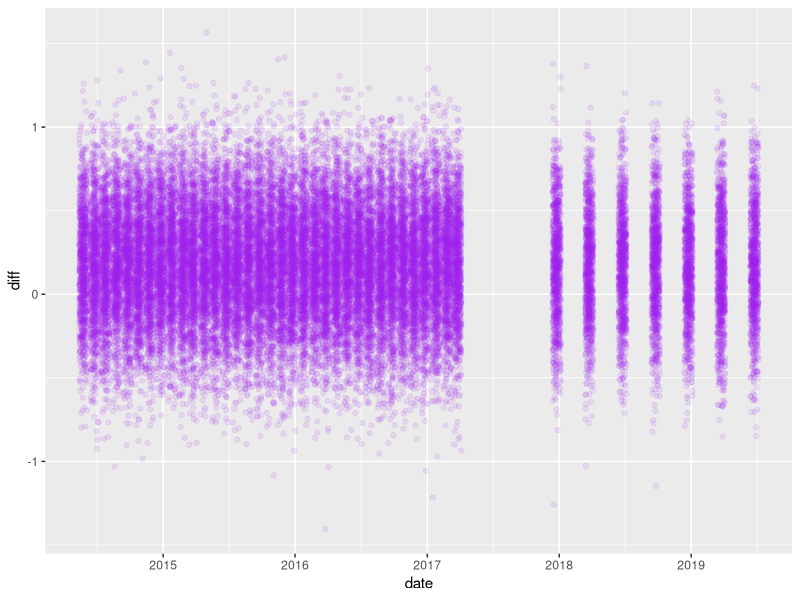
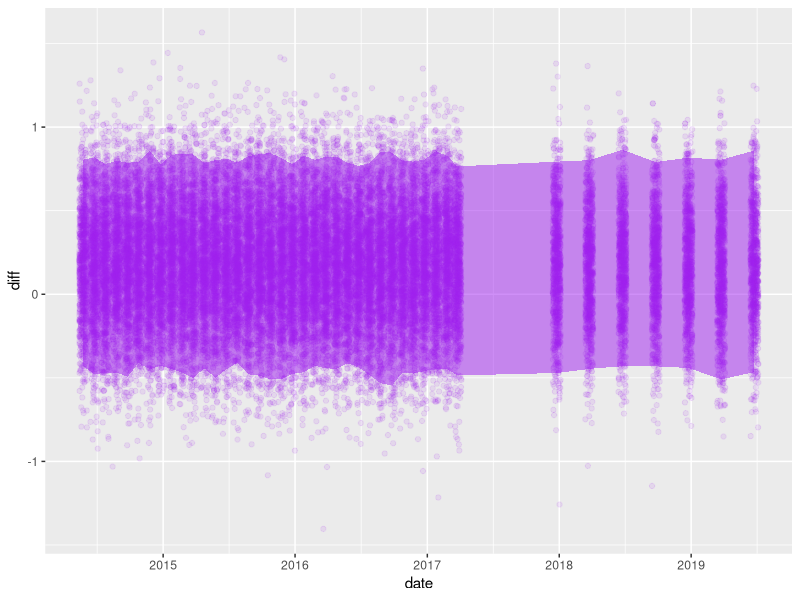
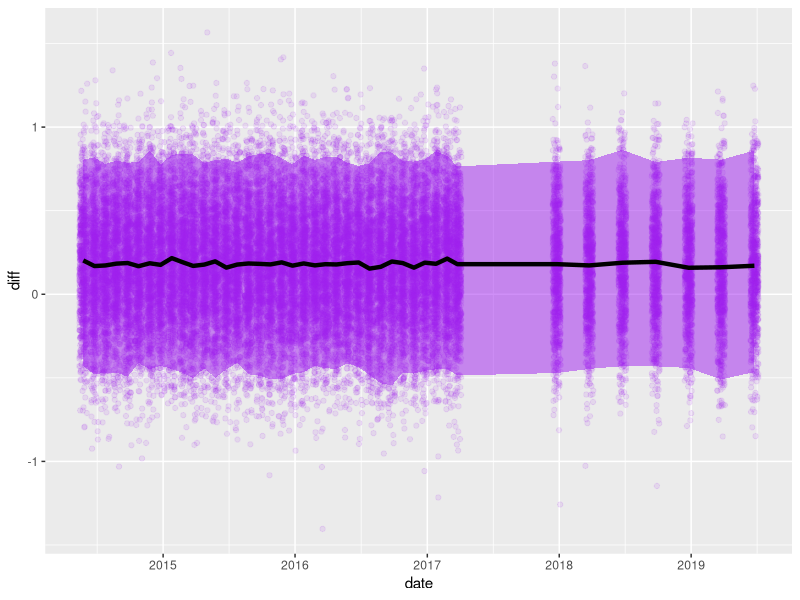
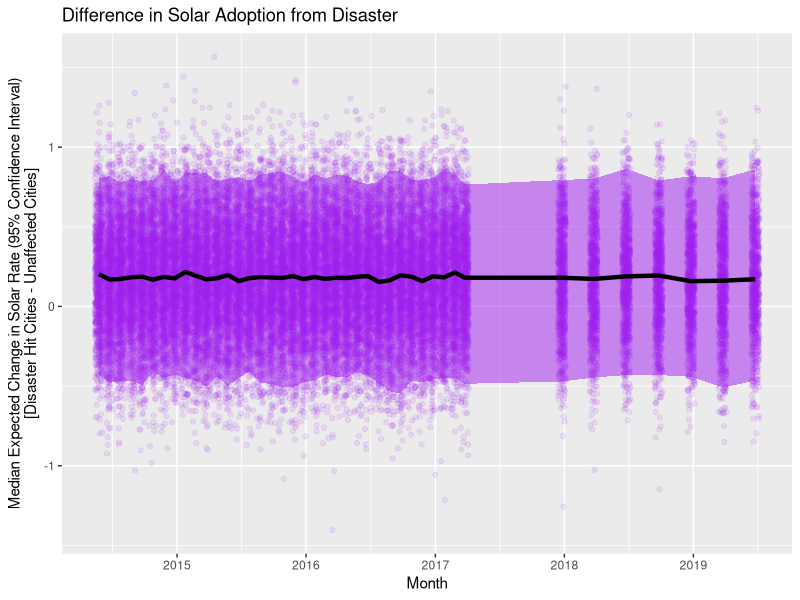
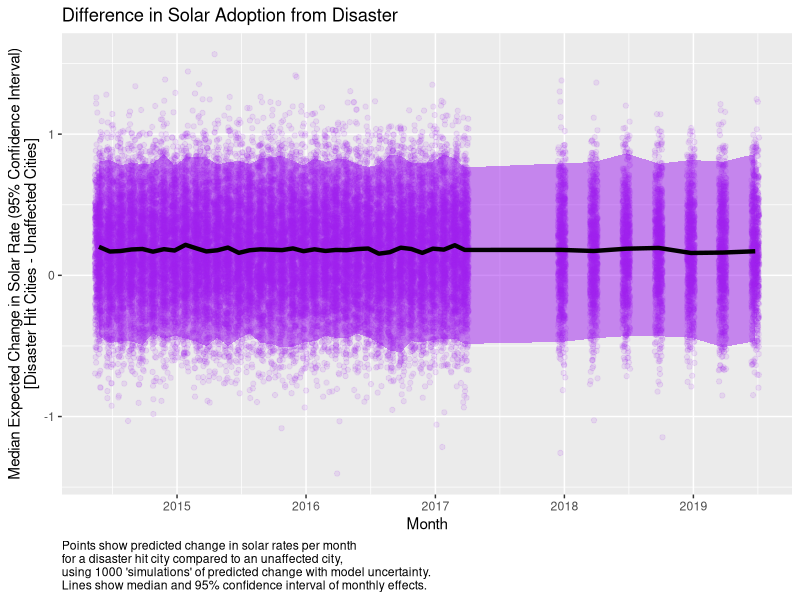
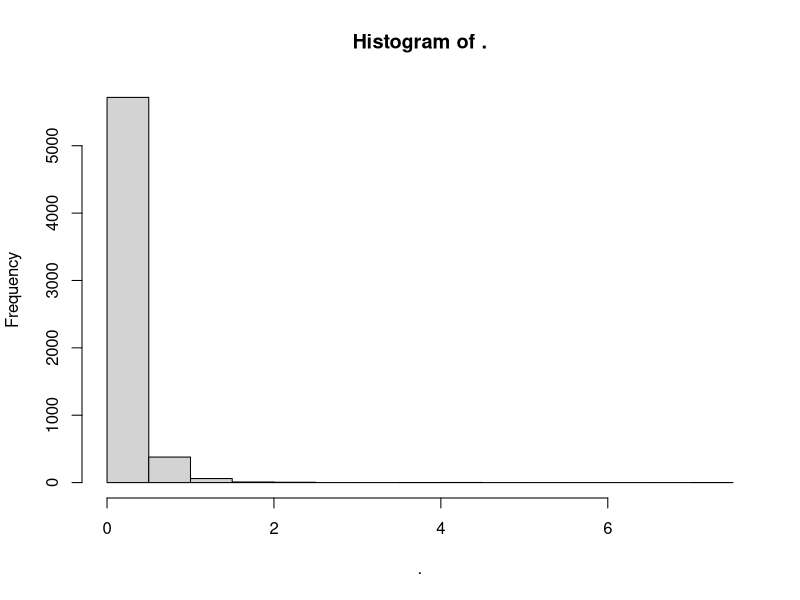
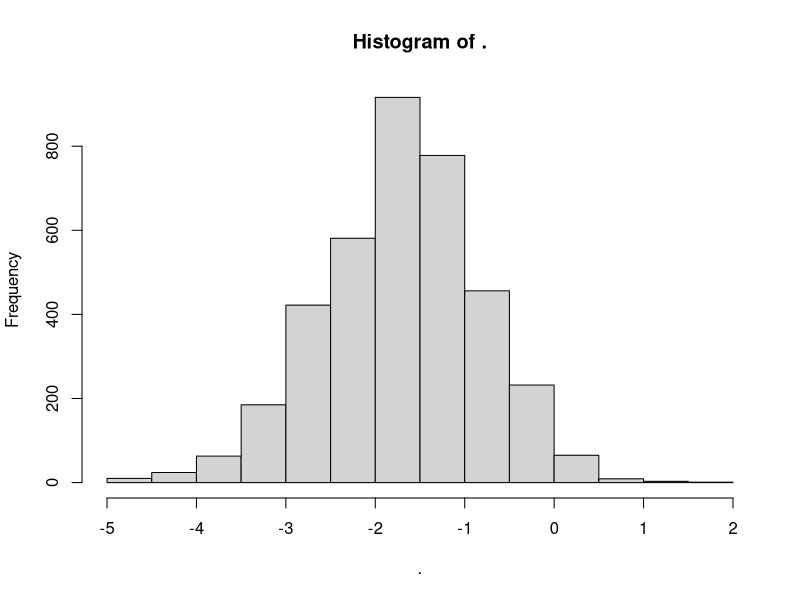
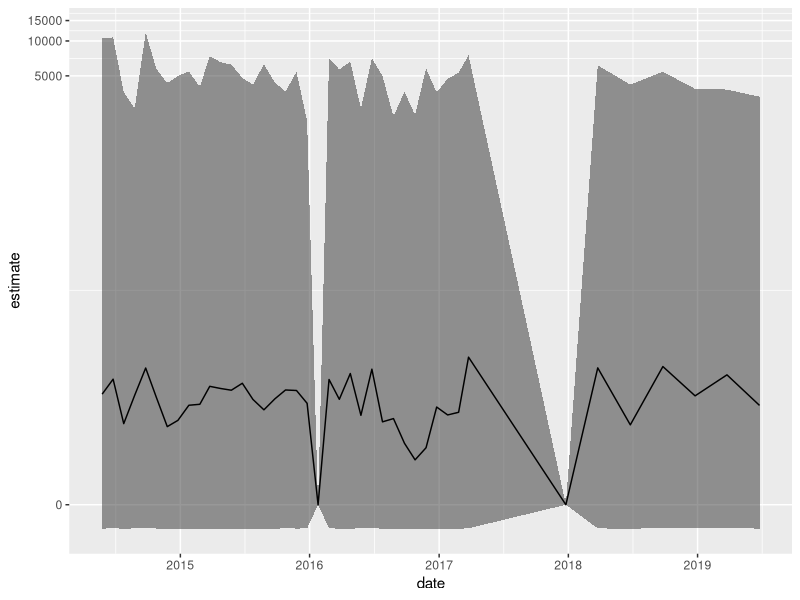

These figures' R source, in order:
# 9C: Data Visualization III
# Topic: Extended Techniques for Temporal Data Visualization and Analysis
# Rates, Logging, Predictions, and More (Regression)
# Prof. Fraser

# So, we know how to query and visualize tables from our databases.
# But with big data, that's SO MUCH DATA!
# How do we summarize that information into single actionable numbers?


# For a good intro to regression, see this tutorial:
# https://moderndive.com/5-regression.html


# 0. Import Data ########################################

# Let's use some data on Japanese solar power to investigate.

# In this workshop, we’ll use the data.frame jp, 
# which is a matched sample of 43 monthly observations 
# on 147 Japanese municipalities,
# where some experienced disaster deaths or damage
# from the 2011 tsunami and earthquake (disaster == 1), 
# while others did not (disaster == 0). 
# This creates a total dataset of 6,321 city-month observations.

# Load packages
library(dplyr) # for data-wrangling
library(readr) # for reading in data
library(ggplot2) # for visualization
library(tidyr) # for drop-na
library(broom) # for regression model helpers

# Let's get a dataset that can help us evaluate path dependence.

# Save this solar dataset as an object in my environment
jp = read_csv("data/jp_solar.csv") %>%
  select(muni_code, date, year, solar_rate, disaster, pop) %>%
  # Remove outlier
  filter(date != "2017-09-25") %>%
  # Must order by city and time
  arrange(muni_code, date)


# In this dataset, each row is a city-month!

# View first 3 rows of dataset
jp %>% head(3)

# In this dataset, our variables mean:
#  
# - solar_rate: rate of new rooftop solar units 
#               adopted in that city that month, 
#               normalized per 1000 residents.
# - disaster: dichotomous variable indicating 
#             whether city experienced disaster deaths or damage 
#             from the 2011 tsunami and earthquake (disaster == 1),
#             or did not (disaster == 0).
# - pop: population from city’s most recent 5-year census tally.



# 1. Quantities of Interest ######################################

# In previous exercises, we learned to get beta coefficients (slopes)
# from linear models with lm()

# But Gary King et al. (2000) tells us that beta coefficients 
# often are not a great indicator.
# If our predictors are correlated, their standard errors vary widely.
# If our model error is correlated, their standard errors vary widely.
# Not good! 
# Good news: model predictions don't have these same problems.
# We're going to learn how to calculate ANY QUANTITY OF INTEREST WE WANT
# using model predictions instead.

# Let's do a primarily temporal analysis.
# We'll evaluate, how much does the rate of solar per 1000 residents vary,
# given whether your city was hit by the 2011 disaster or not (disaster),
# and given any date-specific fixed effects (factor(date))
m = jp %>%
  lm(formula = solar_rate ~ disaster + factor(date) )
# View it
m
# Lots of beta coefficients! Can we get a prediction instead?


# 2. Prediction ###########################

## 2.1 Predictions with Confidence Intervals ###############################

# Such models are powerful, but hard to interpret.
# Best strategy is NOT to interpret the beta coefficients, but the predictions.


# We need to make a 'frame' of newdata, then feed to our model for prediction.

# Simple example - What's the predicted solar rate in a city in the earliest date available (2014-05-25)?
# looking at those hit and not hit by disaster?

# We can do this two ways.

# We can manually make a tibble of the predictor data - keeping the same names and formats...
stat = tibble(
  date = "2014-05-25",
  disaster = c(0,1)
) %>%
  # And make a prediction, piping . (the prior table) into newdata
  mutate(yhat = predict(m, newdata = .))
# View it
stat

# Or we can make it automatically with data wrangling...
stat = jp %>%
  # Make a data.frame with as many rows as there are min(date) and unique(disaster)
  reframe(date = min(date), disaster = unique(disaster)) %>%
  # And make a prediction, piping . (the prior table) into newdata
  mutate(yhat = predict(m, newdata = .))
# View it 
stat



# Can we get error?
stat = stat %>%
  # Add sigma, the residual standard error, in units of the outcome - solar units per 1000 residents
  mutate(sigma = broom::glance(m)$sigma)


# Next, we're going to take Monte Carlo simulations 
# where for each prediction...
# we make a normal distribution with rnorm()
# where its mean is centered on the prediction 
# with a standard deviation of the model's standard error.
# we can take N random samples from that distribution
# approximating the range of how much that prediction would vary 
# if our sample was just a teeny bit different due to random chance.

# Let's start by taking just 3 random samples each. See what happened?
# Try running this code a bunch of times.
stat %>%
  group_by(date, disaster) %>%
  reframe(ysim = rnorm( n = 3, mean = yhat, sd = sigma))

# Let's try this with 1000 samples each instead.
sims = stat %>%
  group_by(date, disaster) %>%
  reframe(ysim = rnorm( n = 1000, mean = yhat, sd = sigma))
# View it
sims 

# In the old days, it was really quite hard to take random samples.
# It took time. 
# So, we developed lots of formulas to help us approximate the standard error,
# eg. standard errors of beta coefficients. 
# Now, many stats users only know how to use those formula.
# But since random samples are not computationally quite easy
# We can use them to calculate WAY MORE quantities of interest
# than there are existing formula for.

# For example: for each of our predictor conditions, we could calculate....
sims %>%
  group_by(date, disaster) %>%
  summarize(
    # the mean simulated solar rate 
    estimate = mean(ysim, probs = 0.50),
    # the median simulated solar rate
    median = quantile(ysim, probs = 0.50),
    # the lower 2.5th percentile - what we'd expect just 2.5 percent of the time
    lower = quantile(ysim, probs = 0.025),
    # the upper 97.5th percentile
    upper = quantile(ysim, probs = 0.975),
    # we could even estimate funky properties, like:
    # what's the variance of the sampling distribution?
    variance = var(ysim),
    # What's the standard deviation of the sampling distribution?
    sd = sd(ysim), 
    # sd should be about the standard error sigma from our model
    # heads up: in this special case ONLY - the sd of simulations IS the standard error
    # because it's the standard deviation of the approximated sampling distribution,
    # which is the literal definition of a standard error.
    
    # How many times greater than the mean is the standard deviation?
    cv = sd(ysim) / mean(ysim),
    
    # Most importantly, we could estimate MEANINGFUL measures
    # QUANTITIES OF INTEREST
    # that tell us something more than our prediction alone can.
    
    # What percent of the time should we expect a solar rate greater than 
    # an industry benchmark of 0.25 units per 1000 residents?
    percent_b1 = sum(ysim > 0.25) / n(),
    # What percentage of the time should we expect 
    # a solar rate of zero or less?
    percent_zero = sum(ysim <= 0) / n(),
    
    # Or, suppose we had a city with a population of 60000 residents.
    # We can directly calculate predictions and uncertainty 
    # while unit changing without worry
    mean_units = mean(ysim * 60000),
    se_units = sd(ysim * 60000) # see note about standard error above
  )


## 2.2 Effects ###############################


# Similarly, we can use simulation to calculate all sorts of interesting effects
# as quantities of interest too.

# 1. Marginal Effect
#    Difference in Prediction
#    Easy to do as a straight calculation, but hard to handle uncertainty.
#    Simulation will help.

# Here's a trick - you can reframe data to 
# put the ysim values when disaster == 0 in an x column (baseline)
# put the ysim values when disaster == 1 in an x1 column (treatment)
# then subtract them
# this will give you the full sampling distribution of marginal effects
# Let's make our object effects
effects = sims %>%
  group_by(date) %>%
  reframe(x = ysim[ disaster == 0],
          x1 = ysim[ disaster == 1],
          # You could get the difference (that's the big one)
          diff = x1 - x,
          # Percent change
          percent_change = (x1 - x) / x,
          # Standardized difference
          z = ((x1 - x) - mean(x1 - x)) / sd(x1 - x),
          # Simulated effect in number of solar panels for a city of 60,000
          panels = x1*60000 - x*60000
          # etc.
         )

# View it
effects

# For that date,
effects %>%
  group_by(date) %>%
  # Let's get the estimated marginal effect (mean simulated difference)
  summarize(
    estimate = mean(diff),
    # Plus the median for comparison
    median = quantile(diff, prob = 0.5),
    # The standard error of the marginal effect
    se = sd(diff),
    # Lower 95% confidence interval for marginal effect
    lower = quantile(diff, prob = 0.025),
    # Upper 95% confidence interval for marginal efffect
    upper = quantile(diff, prob = 0.975))

# THIS IS SUPER POWERFUL.


# 3. Constructing Scenarios ###########################

## 3.1 Simulating Many Scenarios ###########################

# Remember, we can use group_by() a lot.
# WHAT IF....
# WE DESIGNED A MORE COMPLEX SCENARIO FOR PREDICTION????
# AND THEN VISUALIZE IT!!!!!

# For every date available under study...
sims2 = jp %>%
  group_by(date) %>%
  reframe(disaster = c(0,1)) %>%
  # Let's make a prediction
  # And make a prediction, piping . (the prior table) into newdata
  mutate(yhat = predict(m, newdata = .)) %>%
  # Let's add the standard error of the model as a constant
  mutate(sigma = broom::glance(m)$sigma) %>%
  # For each group, let's simulate
  group_by(date, disaster) %>%
  reframe(ysim = rnorm(n = 1000, mean = yhat, sd = sigma)) %>%
  # Calculate first difference at each time period
  group_by(date) %>%
  reframe(x = ysim[disaster == 0],
          x1 = ysim[disaster == 1],
          diff = x1 - x)

# approximate the sampling distribution with a median, lower 95% CI and upper 95% CI.
stats2 = sims2 %>%
  group_by(date) %>%
  summarize(
    estimate = median(diff, probs = 0.50),
    lower = quantile(diff, probs = 0.025),
    upper = quantile(diff, probs = 0.975))


# Visualize it out the wazoo!

# Blank plot
gg = ggplot()

# You can visualize the raw effects sampling distribution over time...
gg = gg +   
  geom_jitter(data = sims2, mapping = aes(x = date, y = diff, group = date), 
              alpha = 0.1, color = "purple") 
gg # view
  
# You can visualize the CIs over time as ribbons
gg = gg +
  geom_ribbon(data = stats2, mapping = aes(x = date, y = estimate, ymin = lower, ymax = upper),
              alpha = 0.5, fill = "purple")

gg # view

# You can visualize the median (often called expected) effect as a line
gg = gg +
  geom_line(data = stats2, mapping = aes(x = date, y = estimate), color = "black", linewidth = 1.5) 

gg # view


## 3.2 Captioning ##############################

# How the heck are we going to convey this to our reader reliably?

# Clarify labels to the reader
# Important when simulating to remind reader about what the change means 
# eg. --> [A - B] or [B - A]
gg = gg + labs(
  # This is a pretty bold title - we don't really know for sure it's from disaster,
  # but I know from field experience that there are potential impacts 
  title = "Difference in Solar Adoption from Disaster",
    x = "Month",
    y = "Median Expected Change in Solar Rate (95% Confidence Interval)\n[Disaster Hit Cities - Unaffected Cities]")

gg # view

# always a good idea to give yourself a caption here,
# to describe what actually is going on here.
# Here are 2 version of the caption, depending on your audience.

# Simple but clear
caption1 = paste0(
  "Points show predicted change in solar rates per month \n",  # remember to use linebreaks
  "for a disaster hit city compared to an unaffected city, \n",
  "using 1000 'simulations' of predicted change with model uncertainty.\n",
  "Lines show median and 95% confidence interval of monthly effects."
)

# Precise but boring 
caption2 = paste0(
  "Points show predicted change in solar rates per month \n", # remember to use linebreaks
  "for a disaster hit city compared to an unaffected city, using 1000 simulations.\n",
  "Each simulation approximates model error by adding randomly adding noise to predictions,\n",
  "using Monte Carlo samples from a normal distribution,\n",
  "scaled to the model residual standard error.\n",
  "Lines show median and 95% confidence interval of monthly effects."
)

# Add your caption here. 
gg + labs(caption = caption1) + 
  # Let's left justify (hjust = 0) the caption
  theme(plot.caption = element_text(hjust = 0))


# Unfortunately, our model's predictive power remains relatively low
# Check R2 ==> 100% is perfect, 0% is worst
broom::glance(m)$r.squared

# Can we do better? See below

# Let's clean up
rm(list = ls())

# 4. Making BETTER Models ################################


## 4.1 Outcome Variable Transformations #########################

# Some issues have to do not with our predictors,
# but with our outcome variable itself.
# We need to model this outcome variable in a way that appropriately handles
# the nature of this variable.
# This might improve our predictive power -
# and it definitely will improve the conceptual validity of our model.
# 
# So what it is about our variable that should concern us?

# read in our data
jp = read_csv("data/jp_solar.csv") %>%
  select(muni_code, date, year, solar_rate, disaster, pop) %>%
  # Remove outlier
  filter(date != "2017-09-25") %>%
  # Must order by city and time
  arrange(muni_code, date)

## 4.2. Rates as Outcome Variables ###################################

# We’re going to investigate the rate of rooftop solar adoption 
# per 1000 residents in each town over time (solar_rate).

jp$solar_rate %>% summary()
jp$solar_rate %>% hist()

# Whoa! That is a LOT of zeros. This should concern you.

# How many are we talking here?
jp %>%
  summarize(zeros = sum(solar_rate == 0),
            percent = zeros / n())

# Going to cause negative preditions
jp %>%
  lm(formula = solar_rate ~ disaster + factor(date)) %>%
  predict()  %>%
  summary()


# When analyzing a social system, you often work with rate data.
# This is because rates are counts, normalized
# rates are helpful because they've already accounted for a key confounder, like population
# eg. Total vaccinations per capita
# eg. Total solar farms per capita
# eg. Total kt of emissions per mile

# But if we want to model them, 
# we have to grapple with the fact that most rates are right skewed,
# going from zero to infinity. 
# They have more values on the left than the right.

# This is inconvenient for a linear model predicting your rate,
# which assumes that its error will be normally distributed.
# Yours won't; you'll predict most zeros as negative, which isn't possible.
# You'll get a bunch of highly correlated residuals,
# because all our cities with zero or few observed solar farms 
# will receive impossible negative predicted values, which makes no sense.

# So, we need to **transform our rates**,
# log-transforming it to make the data more normally distributed
jp$solar_rate %>% log() %>% hist()


# A lot of our municipalities recorded a rate of zero solar farms. 
# But it is not possible to log-transform a rate of zero solar farms. 
# Unfortunately, this will cut out your zeros.
# Some people exclude these zero-observations, 
# but this is a very dicey decision.
# Those zeros are deeply theoretically important. 
# If we think of our measurements as being subject 
# to even the slightest amount of error, which all measurements are, 
# then these are municipalities that probably 
# had very, very, very few solar farms per 1,000 residents, if not zero.
# If we remove all of these cases, 
# our model results will skew in favor of our cases which adopted more solar farms.
# We want to keep the zeros.


# You have a few options

# 1. Square Root Transformation of your Outcome. It can handle zeros.
#    not ideal, since most rates are better adjusted by logs, but it works.
#
# 2. Add a constant to your entire outcome. But this is kind of annoying, 
#    as you have to remember to subtract the constant in every simulation.
#
# 3. Replace the zeros in your outcome with a realistic-but-tiny value
#    A good rule of thumb is to take half as small as your min-non-zero value
#    Then, you can log transform as much as you like.
#    Plus, you haven't changed the rest of your values, so no back-adjustment later.

jp %>%
  filter(solar_rate > 0) %>%
  summarize(min = min(solar_rate))

# Okay. So, it looks like 0.005 or 0.001 would be in the right ballpark.

# A little easier to work with now.
log(jp$solar_rate + 0.005) %>% summary()
# Let's try a few adjustments till we get the right one
# that produces non-negative back-transformed predictions.

## 4.3 Modeling with Logs and Adjustments #####################

# Let's do method 3 from above, where we make a permanent adjustment to the zeros,
# then log transform.

# So, we can apply an adjustment, using dplyr's case_when() variable.
jp2 = jp %>%
  # update solar_rate so that...
  mutate(solar_rate = case_when(
    # whenever solar_rate is 0, make it 0.001
    solar_rate == 0 ~ 0.001,
    # whenever anything else is the case, just leave the solar_rate as is
    TRUE ~ solar_rate))

# Let's create m2, our model that incorporates a logged solar rate
m2 = jp2 %>% lm(formula = log(solar_rate) ~ disaster + factor(date))
# Let's look at the prediction range
m2 %>% predict()  %>% range()

# remember, those numbers are LOGGED
# so let's exponentiate them back
m2 %>% predict() %>% exp() %>% summary()
# All non-negative!!!!!!

## 4.4 Back-Transforming Simulations #####################

# One of the big value addeds of simulation
# is that is makes back-transforming easier.

# back transforming means:
# I have a logged_prediction in log units. I have a log_stderror in log units.
# I want a prediction in normal units. I can get that with exp(logged_prediction).
# I want a stderror in normal units. I CANNOT GET THAT with exp(log_stderror)
# DOES NOT WORK, because of non-linearity.

# BUT! You can use simulation to get those error terms in their original units.
# Let's try it out using our model of log(solar_rate)

# Let's make a single prediction, using this scenario of inputs...
stat3 = tibble(date = "2014-05-25", disaster = c(0,1)) %>%
  mutate(yhat = predict(m2, newdata = .), # get prediction 
         sigma = broom::glance(m2)$sigma) # get standard error
stat3 # view it

# Okay, so yhat is in units of "log-rooftop-solar-units-per-1000-residents", and sigma is too.

# So how about this?
# Let's simulate the predictions in log form...
# then EXPONENTIATE ALL THE SIMULATIONS with exp()
sims = stat3 %>%
  group_by(date,disaster) %>%
  reframe(ysim = rnorm(n = 1000, mean = yhat, sd = sigma) %>% exp())

# Now, we've got an approximated sampling distribution 
# in original units of 'rooftop solar units per 1000 residents'.
sims

# We can now calculate quantities of interest like we normally would
sims %>%
  group_by(date,disaster) %>%
  summarize(
    estimate = mean(ysim, na.rm = TRUE),
    # INCLUDING uncertainty
    # so we can get the standard error in original units 
    # which approximates the standard deviation of the sampling distribution
    se = sd(ysim, na.rm = TRUE),
    # and any other quantities of interest we care about
    median = quantile(ysim, probs=  0.50),
    lower = quantile(ysim, probs = 0.025),
    upper = quantile(ysim, probs = 0.975))

# Rad!

rm(list = ls())

# 5. Simulating MANY Models ########################

## 5.1 Predictions at Scale ###############################

# When working with databases,
# it can be very computationally inefficient to produce one model.
# Your overall model may have very crappy explanatory power,
# even if it has tons of observations, simply because there is so much variation.
# It might be better to use a bunch of smaller models instead.

# For example,
# we could make 1 model of disaster effects per month, using all of the cities as observations.

# From each model, we could extract beta coefficients,
# giving us the estimated effect of the disaster for that month.

# That's neat - but it only works when you DON'T transform your outcome.
# If your outcome is transformed in the model,
# the beta coefficients end up in the units of the transformation,
# Making them pretty much unintelligible.

# Instead, the useful quantity of interest here would be predictions.

# So how do we make simulations for MANY MODELS at scale???

# ITERATE ITERATE ITERATE

# This is the power of data science a la the dplyr package.


library(dplyr)
library(readr)
library(broom)
library(ggplot2)

jp = read_csv("data/jp_solar.csv") %>%
  select(muni_code, date, year, solar_rate, disaster, pop) %>%
  filter(date != "2017-09-25") %>%   # Remove outlier
  arrange(muni_code, date) %>% # Arrange for visual clarity
  # Fix solar rate
  mutate(solar_rate = case_when(solar_rate == 0 ~ 0.001, TRUE ~ solar_rate)) 


# Remember that we can use the broom package's
# tidy() function to get a model's coefficient data.frame
jp %>% lm(formula = log(solar_rate) ~ disaster) %>% broom::tidy()
# and
# glance() function to get a model's summary statistics, like r.squared and sigma
jp %>% lm(formula = log(solar_rate) ~ disaster) %>% broom::glance()

# We have 42 distinct dates
jp %>% select(date) %>% distinct() %>% summarize(count = n())

# Each date has exactly 147 city observations
jp %>%
  group_by(date) %>%
  summarize(count = n()) %>%
  summarize(min = min(count),
            max = max(count))

# So we know we can use group_by() and reframe() 
# to return model data.frames for each date.

# ex1. Get every coefficient table 
jp %>% group_by(date) %>%
  reframe( lm(formula = log(solar_rate) ~ disaster) %>% broom::tidy())

# ex2. Get every summary statistic table
jp %>%
  group_by(date) %>%
  reframe(lm(formula = log(solar_rate) ~ disaster) %>% broom::glance())

# How about predictions?
# We can use reframe({...}) with curly braces
# to do a multi-step process, per group, ending with the resulting data.frame
jp %>%
  group_by(date) %>%
  reframe({ 
    # Make a temporary model object
    model = lm(formula = log(solar_rate) ~ disaster) 
    # Make a temporary 1 row data.frame of summary statistics
    stats = broom::glance(model)
    # Make a tibble of conditions
    scenario = tibble(disaster = c(0,1)) %>%
      # Add the prediction for each
      mutate(yhat = predict(model, newdata = .)) %>%
      # Add the standard error for each
      mutate(sigma = stats$sigma)
    # Return the result
    scenario
    })

# Technically, you could do that in separate steps without using reframe({...})
# but it means repeatedly running your models, and that actually can take time
# with big data, so let's try to conserve the number of times you do that.
# These { } symbols are essentially cooking up an 'expression' - 
# a short-term function that gets acted on for each group.

# The strength is how easy it was. No for-loops. All dplyr compatible.
# The weakness is that you can only know 
# as much about each model as you output at the end.

## 5.2 Simulations at Scale ###########################

# Let's try a similar philosophy, but now we'll do simulations.

# We start by getting predictions and standard errors for each scenario, like above
predictions = jp %>%
  group_by(date) %>%
  reframe({ 
    # Make a temporary model object and model statistics
    model = lm(formula = log(solar_rate) ~ disaster) 
    stats = broom::glance(model)
    # Get predictions and standard error for each scenario
    scenario = tibble(disaster = c(0,1)) %>%
      mutate(yhat = predict(model, newdata = .)) %>%
      mutate(sigma = stats$sigma)
    # Return the result
    scenario
  })

# Then, we can continue the process!

# Get simulations
sims = predictions %>%
  # For each date-disaster scenario...
  group_by(date, disaster) %>%
  # get 1000 simulations and back-transform them (exponentiate)
  reframe(ysim = rnorm(n = 1000, mean = yhat, sd = sigma) %>% exp()) 

# Notice how big this dataframe is. HUGE.
# It will not really be tenable to maintain nearly 100,000 observations in memory.
# Like, it'll still work, but it might slow your dashboard down.
# So, we probably want to be calculating quantities of interest 
# (eg. confidence intervals) rather than visualizing the entirety.
sims %>% summarize(count = n())

# Now let's calculate some quantities of interest.

# We might want the simulated 'predicted values',
# also know as 'pv's.
pv = sims %>%
  group_by(date, disaster) %>%
  summarize(estimate = mean(ysim),
            se = sd(ysim),
            lower = quantile(ysim, probs = 0.025),
            upper = quantile(ysim, probs = 0.975))
pv # view it
# This will let us make ribbon plots, crossbars, whatever.

# We might want effects too, sometimes called 'marginal effects' or 'first differences'
# We can get effects!
effects = sims %>%
  # For each group, get the differences
  group_by(date) %>%
  reframe(x = ysim[disaster == 0],
          x1 = ysim[disaster == 1],
          diff = x1 - x) %>%
  # For each group, get quantities of interest ABOUT the differences
  group_by(date) %>%
  summarize(estimate = mean(diff),
            se = sd(diff),
            lower = quantile(diff, probs = 0.025),
            upper = quantile(diff, probs = 0.975))
  
effects # view it


## 5.3 Simplifying Simulations at Scale #######################################

# Finally, if we were clear on from the beginning
# what kind of quantities of interest we wanted to produce, 
# we could generate those from the get go, all in one go.

# You could do it several ways:
# - reframe({ scenario }) then get qis per group --> takes about 0.5 seconds
# - reframe({ qi }) - do all the simulation inside reframe. --> takes about 1.5 seconds

# I recommend doing it like this.
qi = jp %>%
  group_by(date) %>%
  reframe({ 
    # Make a temporary model object and model statistics
    model = lm(formula = log(solar_rate) ~ disaster) 
    stats = broom::glance(model)
    # Get predictions and standard error for each scenario
    scenario = tibble(disaster = c(0,1)) %>%
      mutate(yhat = predict(model, newdata = .)) %>%
      mutate(sigma = stats$sigma)
  }) %>%
  # Let's get quantities of interest about
  # **percent change in rooftop solar adoption rates**
  #   for a disaster hit town vs. an unaffected town
  # Simulate and backtransform
  group_by(date, disaster) %>%
  reframe(ysim = rnorm(n = 1000, mean = yhat, sd = sigma) %>% exp()) %>%
  # For each specific group, get the percent change
  group_by(date) %>%
  reframe(x = ysim[disaster == 0], x1 = ysim[disaster == 1],
          percent_change = (x1 - x)/x) %>%
  # For each specific group, get quantities of interest ABOUT the per
  group_by(date) %>%
  summarize(estimate = median(percent_change),
            se = sd(percent_change),
            lower = quantile(percent_change, probs = 0.025),
            upper = quantile(percent_change, probs = 0.975))


# This is what it would look like to do it ALL inside reframe({...})
# Why would I ever do this?
# If I wanted to quickly ALSO get back model statistics.
qi2 = jp %>%
  group_by(date) %>%
  reframe({
    model = lm(formula = log(solar_rate) ~ disaster)
    stats = broom::glance(model)
    scenario = tibble(disaster = c(0,1)) %>%
      mutate(yhat = predict(model, newdata = .)) %>%
      mutate(sigma = stats$sigma)
    qis = scenario %>%
      group_by(disaster) %>%
      reframe(ysim = rnorm(n = 1000, mean = yhat, sd = sigma) %>% exp()) %>%
      reframe(x = ysim[disaster == 0], x1 = ysim[disaster == 1],
              percent_change = (x1 - x)/x) %>%
      summarize(estimate = median(percent_change),
                se = sd(percent_change),
                lower = quantile(percent_change, probs = 0.025),
                upper = quantile(percent_change, probs = 0.975))
    # Add in the model statistics for that scenario
    result = qis %>%
      mutate(rsq = stats$r.squared,
             nobs = stats$nobs)

  })

# For instance, it looks like my rsq ranges from...
qi2$rsq %>% summary()


## 5.4 Benchmarking ################################

# If you ever need to test how long a process takes to compute,
# you can use system.time({...})
# For example:
system.time({ rnorm(n = 1000000)   })
# Look at the elapsed column in the result. For me, about 0.03 seconds.

## 5.5 Visualizing MANY Models' Simulations #########################

# Finally, here would be a visual of our many distinct monthly models'
# and the quantities of interest from their simulated percent change

# Let the ggplot fun begin!
gg = ggplot() +
  geom_ribbon(
    data = qi,
    mapping = aes(x = date, ymin = lower, ymax = upper), alpha = 0.5) +
  geom_line(
    data = qi,
    mapping = aes(x = date, y = estimate)
  )
# This looks pretty terrible. 
# That's because we're working with 
# an outcome that tends to be right skewed (solar_rates) 
# and because this y-axis is a percent change - could be positive or negative.
# We need some way to visualize this change,
# allowing us to see the negatives on a logarithmic scale
# same as the positives on a logarithmic scale...

# We can use the scales package to do this,
# using the pseudo_log_trans() function.
library(scales)

# Add bi-directional log-scale
gg = gg +  scale_y_continuous(trans = scales::pseudo_log_trans(sigma = 1 )) 
  # You can adjust sigma for visual quality. Doesn't change data.
gg # view

# Or do it with better breaks
gg = gg +
  scale_y_continuous(
    # Set extra breaks if you want them.
    # When working with natural log, I like the 1-3 rule.
    # Eg. 1, 3, 10, 30, 100, 300, etc.
    breaks = c(-100, -30, -10, -3, -1, 0, 1, 3, 10, 30, 100, 300, 1000, 3000, 10000, 30000),
    # Adjust sigma for visual quality.
    trans = scales::pseudo_log_trans(sigma = 1 ))
gg # view

# Add labels
gg = gg  +
  labs(y = "Median Expected % Change in Solar Adoption Rate\n[Disaster Hit vs. Unaffected]",
       x = "Month",
       title = "% Change in Rooftop Solar over Time")
gg # view

## 5.6 Describing Multi-Model Simulation ###########################################

# Here's my best shot at describing multi-model simulation.
# Use the questions below as guidelines for describing your model.

bigcaption = paste0(
    # What does the chart show, in 1 sentence? Lines? Bands? Points? Metrics?
    "Chart shows median (lines) and 95% confidence intervals (bands) of \n",
    "expected % change in solar adoption rate per month, based on 1000 simulations per monthly scenario.\n",
    # What does the metric mean?
    "% change calculated as added solar rate in disaster hit cities, compared to baseline of unaffected cities. \n",
    # How many models? How many observations?
    "Each month modeled separately, totalling 42 monthly models of 147 city observations each. \n",
    # What was the model?
    "Each monthly model evaluated the bivariate effect of the disaster (1/0) on the logged solar rate.\n",
    # How good were the models?
    "Each monthly model had an average explanatory power (R2) of 19%, ranging from 7% to 50%.\n",
    # What does a simulation mean?
    "Each simulation approximates model error by adding random noise \n",
    "to predictions for each monthly scenario.\n",
    # What does random noise mean?
    "Random noise drawn from normal distributions, scaled to the model residual standard error."
  )






# Cleanup!

rm(list = ls())
